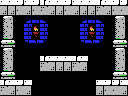

A level layout from a 2D game, rendered from its tile map. Below: a short description, then the map file with its tile-grid data intact:
An orthogonal 16x12 tile map with 8x8 px tiles, 1 tile layer (Tile Layer 1) and 3 objects (2x item, 4x4-item).

<map version="1.0" orientation="orthogonal" renderorder="right-down" width="16" height="12" tilewidth="8" tileheight="8" nextobjectid="4">
 <properties>
  <property name="down" value="hole" />
 </properties>
 <tileset firstgid="1" name="tiles" tilewidth="8" tileheight="8" tilecount="256" columns="16">
  <image source="tiles.png" width="128" height="128" />
 </tileset>
 <layer name="Tile Layer 1" width="16" height="12">
  <data encoding="csv">
156,156,247,156,247,151,156,156,247,156,156,156,151,156,247,247,
152,152,153,152,153,153,152,152,153,152,152,152,153,152,153,153,
196,197,1,150,167,201,1,1,1,1,150,167,201,1,196,197,
212,213,1,189,99,189,1,1,1,1,189,99,189,1,212,213,
228,229,1,189,130,189,1,1,1,1,189,130,189,1,228,229,
244,245,1,161,131,193,1,1,1,1,161,131,193,1,244,245,
196,197,1,1,1,1,1,1,1,1,1,1,1,1,196,197,
212,213,1,1,1,151,156,156,156,151,156,1,1,1,212,213,
228,229,1,1,1,153,152,152,152,153,152,1,1,1,228,229,
244,245,1,1,1,1,1,1,1,1,1,1,1,1,244,245,
151,156,247,156,1,1,1,1,1,1,1,1,156,247,247,156,
153,152,153,152,1,1,1,1,1,1,1,1,152,153,153,152
</data>
 </layer>
 <objectgroup name="objects">
  <object id="1" type="4x4-item" x="48" y="24" width="32" height="32" />
  <object id="2" type="item" x="80" y="40" width="16" height="16" />
  <object id="3" type="item" x="32" y="40" width="16" height="16" />
 </objectgroup>
</map>
